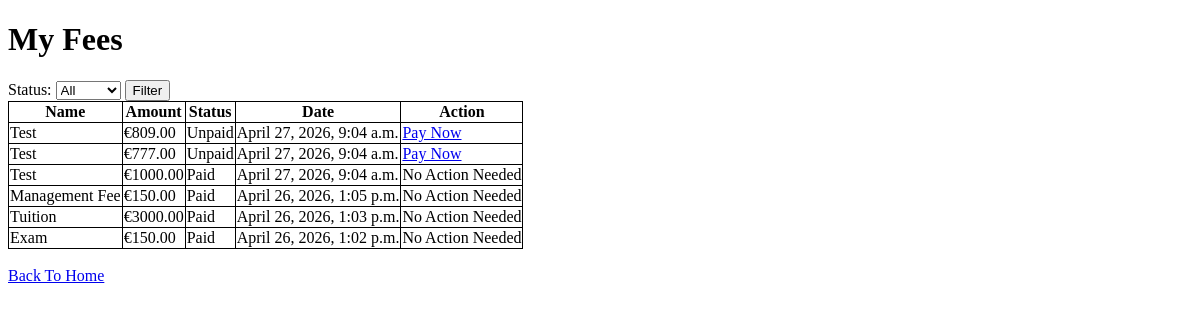
Page /services/fees/ (signed in) on the earlier database version.
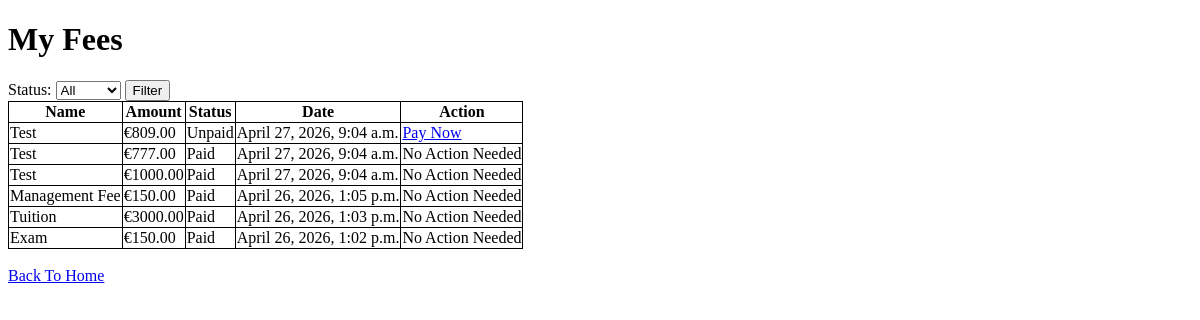
Same page on the later database version.
### services/models.py (models this page shows)
class Fee(models.Model):
	user = models.ForeignKey(User, on_delete=models.CASCADE)
	name = models.CharField(max_length=32)
	amount = models.DecimalField(max_digits=6, decimal_places=2)
	status = models.CharField(max_length=6, choices=[('Unpaid', 'Unpaid'), ('Paid', 'Paid')], default='Unpaid')
	date = models.DateTimeField(auto_now_add=True)

### services/views.py (the view)
# urls.py: path("fees/", views.feesView, name="fees"),
@login_required
@permission_required("services.view_fee")
def feesView(request):
	allFees = Fee.objects.filter(user=request.user)
	filter = request.GET.get("status")
	if filter in ["Unpaid", "Paid"]:
		allFees = allFees.filter(status=filter)
	fees = allFees.order_by("-date")
	return render(request, "services/fee.html", {"fees": fees})

### services/templates/services/fee.html (shortened to what this page needs)
<!DOCTYPE html>
<html>
	<head>
	</head>
	<body>
		<h1>My Fees</h1>
		<form method="get" action="{%url 'fees'%}">
			<label>Status:
				<select name="status">
					<option value="">All</option>
				</select>
			</label>
			<button type="submit">Filter</button>
		</form>
		<table class="table">
			<tr class="table">
				<th class="table">Name</th>
				<th class="table">Amount</th>
				<th class="table">Status</th>
				<th class="table">Date</th>
				<th class="table">Action</th>
			</tr>
			{%for fee in fees%}
			<tr>
				<td class="table">{{fee.name}}</td>
				<td class="table">€{{fee.amount}}</td>
				<td class="table">{{fee.status}}</td>
				<td class="table">{{fee.date}}</td>
				{%if fee.status == "Unpaid"%}
					<td class="table"><a href="{%url 'payFee' fee.id%}">Pay Now</a></td>
				{%else%}
					<td class="table">No Action Needed</td>
				{%endif%}
			</tr>
			{%empty%}
			<tr>
				<td colspan="4">No Fees Found</td>
			</tr>
			{%endfor%}
		</table>
		<br>
		<a href="{%url 'index'%}">Back To Home</a>
	</body>
</html>

Differences in the rows shown:
changed Fee (number 2 of 6 on the later page): status "Unpaid" → "Paid"; status "Pay Now" → "No Action Needed"
